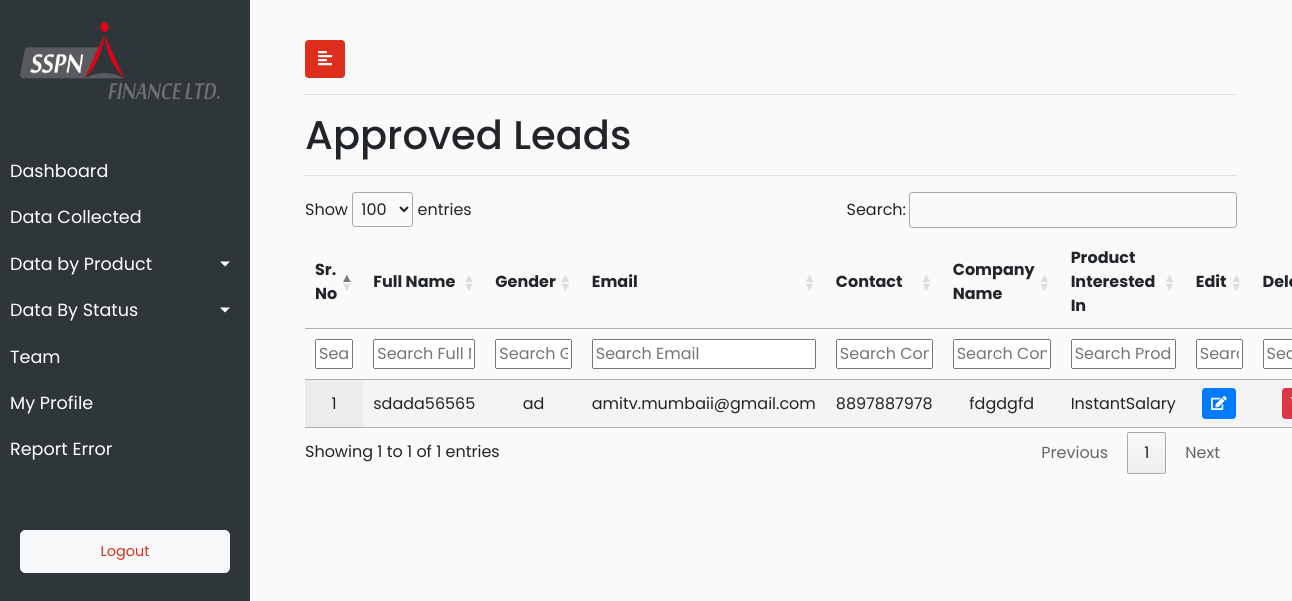
Page /approved_status/ (signed in) on the earlier database version.
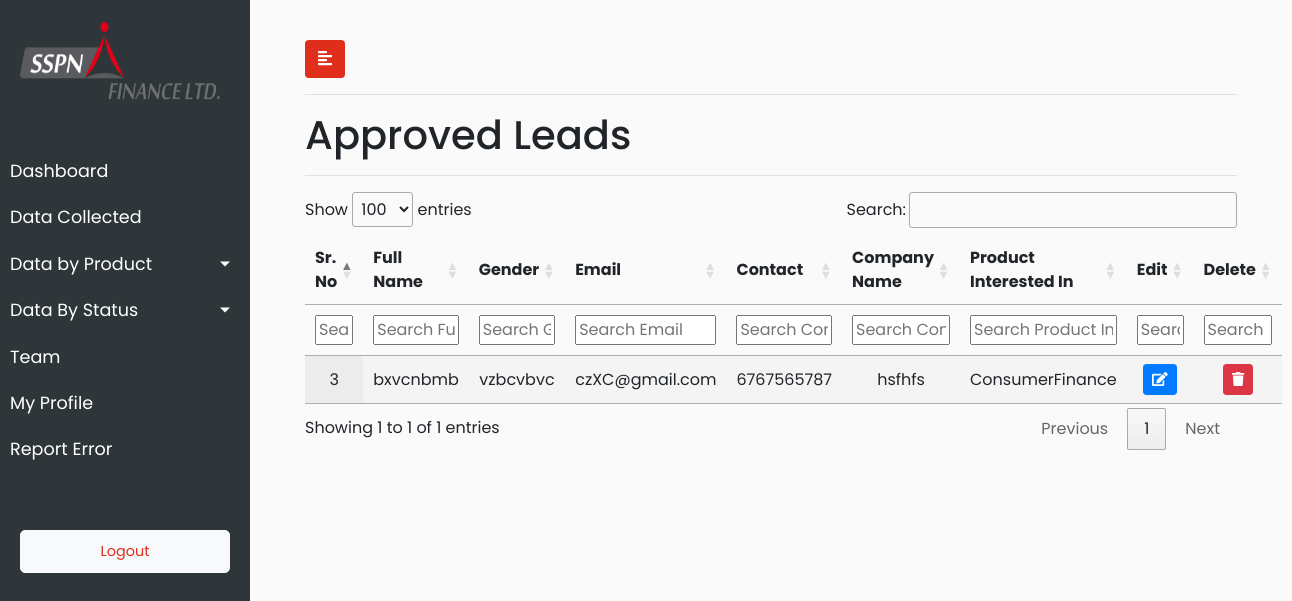
Same page on the later database version.
### sspn_lead_manager_app/models.py (models this page shows, shortened)
class AllLeads(models.Model):
        city_choices=(('Mumbai','Mumbai'),
        ('Delhi','Delhi'),
        ('Banglore','Banglore'),
        ('Pune','Pune'),
        ('Ahmedabad','Ahmedabad'),
        ('Other','Other'))
        profession_type_choices=(('Salaried','Salaried'),
                        ('Business','Business'),
                        ('Self Employed','Self Employed'),
                        ('Other','Other'))
        product_type_choices=(('MicroFinance','MicroFinance'),
                        ('InstantSalary','InstantSalary'),
                        ('ConsumerFinance','ConsumerFinance'))
        status_type_choices=(('Pending','Pending'),
                        ('InProcess','InProcess'),
                        ('Approved','Approved'),
                        ('Rejected','Rejected'))
        sr_no = models.IntegerField(default=1)
        full_name = models.CharField(max_length=920)
        gender = models.CharField(max_length=920,blank=True)
        email = models.EmailField(max_length=920)
        contact = models.CharField(max_length=12,blank=True)
        company_name = models.CharField(max_length=920,blank=True)
        product_interested_in = models.CharField(choices=product_type_choices,max_length=920,blank=True)
        status = models.CharField(choices=status_type_choices,max_length=920,blank=True,default='Pending')
        date_of_entry = models.DateTimeField(default=timezone.now, null=True)
        city = models.CharField(choices=city_choices,max_length=920,blank=True)
        profession = models.CharField(choices=profession_type_choices,max_length=920,blank=True)
        class Meta:
            verbose_name_plural = "All Leads Lists"
            verbose_name = "Lead"

### sspn_lead_manager_app/views.py (the view)
# urls.py: path("approved_status/" , views.approved_status, name="Approved"),
@login_required(login_url='/user_login')
def approved_status(request):
    user_role = request.user.role
    approved_status = AllLeads.objects.all().filter(status='Approved')
    data = {'approved_status':approved_status,'user_role':user_role}
    return render(request,'sspn_lead_manager_app/approved_status.html',data)

### sspn_lead_manager_app/templates/sspn_lead_manager_app/approved_status.html (shortened to what this page needs)
{% extends 'sspn_lead_manager_app/base.html' %}
{% load static %}
{% block stylesheets %}
<link rel="stylesheet" href="//cdn.datatables.net/1.10.19/css/jquery.dataTables.min.css">
{% endblock stylesheets %}
{% block content %}
<h1>Approved Leads</h1>
<hr>
<div>
{% if approved_status %}
    <table id="test_table" class="display" style="width: 100%">
        <thead>
            <tr>
                <th scope="col">Sr. No</th>
                <th scope="col">Full Name</th>
                <th scope="col">Gender</th>
                <th scope="col">Email</th>
                <th scope="col">Contact</th>
                <th scope="col">Company Name</th>
                <th scope="col">Product Interested In</th>
                <th scope="col">Edit</th>
                {% if user_role == 1 %}
                <th scope="col">Delete</th>
                {% endif %}
            </tr>
             <tr>
                <th>Sr. No</th>
                <th>Full Name</th>
                <th>Gender</th>
                <th>Email</th>
                <th>Contact</th>
                <th>Company Name</th>
                <th>Product Interested In</th>
                <th>Edit</th>
                {% if user_role == 1 %}
                <th>Delete</th>
                {% endif %}
            </tr>
        </thead>
        <tbody>
        {% for approvedstatus in approved_status %}
            <tr>
                <td>{{ approvedstatus.sr_no }}</td>
                <td>{{ approvedstatus.full_name }}</td>
                <td>{{ approvedstatus.gender }}</td>
                <td>{{ approvedstatus.email }}</td>
                <td>{{ approvedstatus.contact }}</td>
                <td>{{ approvedstatus.company_name }}</td>
                <td>{{ approvedstatus.product_interested_in }}</td>
                <td>
                            <button type="button" class="update-lead btn btn-sm btn-primary" data-id="{% url 'sspn_lead_manager_app:leads_status_update' approvedstatus.pk %}">
                                <span class="fa fa-edit"></span>
                            </button>
                        </td>
                        {% if user_role == 1 %}
                        <td>
                            <button type="button" class="delete-lead btn btn-sm btn-danger" data-id="{% url 'sspn_lead_manager_app:leads_status_delete' approvedstatus.pk %}">
                                <span class="fa fa-trash"></span>
                            </button>
                        </td>
                        {% endif %}
            </tr>
            {% endfor %}
            </tbody>
    </table>
    {% else %}
            <p class="no-leads text-primary">No entry added yet.</p>
    {% endif %}
</div>
{% endblock %}

Differences in the rows shown:
removed AllLeads: sr_no "1", full_name "sdada56565", gender "ad", email "amitv.mumbaii@gmail.com", contact "8897887978", company_name "fdgdgfd", product_interested_in "InstantSalary"
added AllLeads: sr_no "3", full_name "bxvcnbmb", gender "vzbcvbvc", email "czXC@gmail.com", contact "6767565787", company_name "hsfhfs", product_interested_in "ConsumerFinance"
